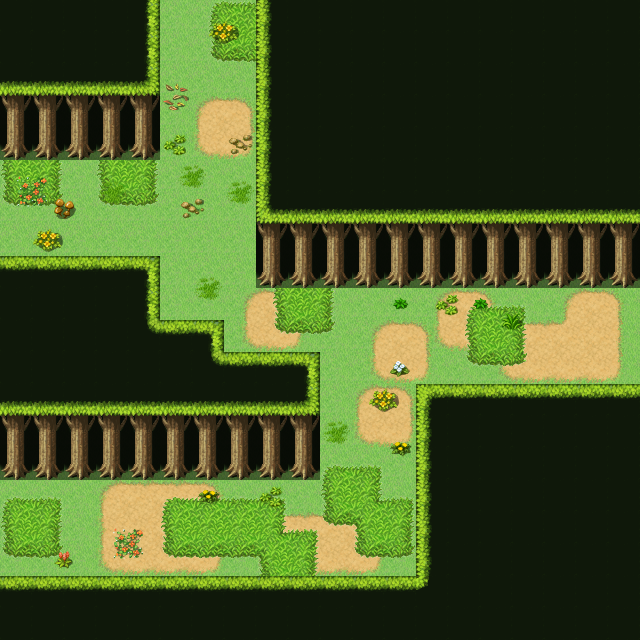

Below is a game level as drawn by its tile map, then a one-line description and the .tmx that defines it (tile-layer data replaced by summaries):
An orthogonal 40x40 tile map with 16x16 px tiles, 7 tile layers (under0 background, under1 ground, under2 grass, under3 stuff, ...), 2 hidden layers not drawn, 6 tilesets and 19 objects (2x ersin_forest_start, 2x ersin_forest_cave, 2x ersin_forest_waterfall, 2x invernia_town, step_grass, ...).

<map version="1.0" orientation="orthogonal" renderorder="right-down" width="40" height="40" tilewidth="16" tileheight="16" nextobjectid="26311">
 <tileset firstgid="1" name="ruleset" tilewidth="16" tileheight="16" tilecount="60" columns="10">
  <image source="tilesets/ruleset.png" width="160" height="96" />
 </tileset>
 <tileset firstgid="61" name="outside_a1" tilewidth="16" tileheight="16" tilecount="768" columns="32">
  <image source="tilesets/outside_a1.png" width="512" height="384" />
  <tile id="2">
   <animation>
    <frame tileid="2" duration="300" />
    <frame tileid="6" duration="300" />
    <frame tileid="10" duration="300" />
   </animation>
  </tile>
  <tile id="3">
   <animation>
    <frame tileid="3" duration="300" />
    <frame tileid="7" duration="300" />
    <frame tileid="11" duration="300" />
   </animation>
  </tile>
  <tile id="34">
   <animation>
    <frame tileid="34" duration="300" />
    <frame tileid="38" duration="300" />
    <frame tileid="42" duration="300" />
   </animation>
  </tile>
  <tile id="35">
   <animation>
    <frame tileid="35" duration="300" />
    <frame tileid="39" duration="300" />
    <frame tileid="43" duration="300" />
   </animation>
  </tile>
  <tile id="64">
   <animation>
    <frame tileid="64" duration="300" />
    <frame tileid="68" duration="300" />
    <frame tileid="72" duration="300" />
   </animation>
  </tile>
  <tile id="65">
   <animation>
    <frame tileid="65" duration="300" />
    <frame tileid="69" duration="300" />
    <frame tileid="73" duration="300" />
   </animation>
  </tile>
  <tile id="66">
   <animation>
    <frame tileid="66" duration="300" />
    <frame tileid="70" duration="300" />
    <frame tileid="74" duration="300" />
   </animation>
  </tile>
  <tile id="67">
   <animation>
    <frame tileid="67" duration="300" />
    <frame tileid="71" duration="300" />
    <frame tileid="75" duration="300" />
   </animation>
  </tile>
  <tile id="96">
   <animation>
    <frame tileid="96" duration="300" />
    <frame tileid="100" duration="300" />
    <frame tileid="104" duration="300" />
   </animation>
  </tile>
  <tile id="97">
   <animation>
    <frame tileid="97" duration="300" />
    <frame tileid="101" duration="300" />
    <frame tileid="105" duration="300" />
   </animation>
  </tile>
  <tile id="98">
   <animation>
    <frame tileid="98" duration="300" />
    <frame tileid="102" duration="300" />
    <frame tileid="106" duration="300" />
   </animation>
  </tile>
  <tile id="99">
   <animation>
    <frame tileid="99" duration="300" />
    <frame tileid="103" duration="300" />
    <frame tileid="107" duration="300" />
   </animation>
  </tile>
  <tile id="128">
   <animation>
    <frame tileid="128" duration="300" />
    <frame tileid="132" duration="300" />
    <frame tileid="136" duration="300" />
   </animation>
  </tile>
  <tile id="129">
   <animation>
    <frame tileid="129" duration="300" />
    <frame tileid="133" duration="300" />
    <frame tileid="137" duration="300" />
   </animation>
  </tile>
  <tile id="130">
   <animation>
    <frame tileid="130" duration="300" />
    <frame tileid="134" duration="300" />
    <frame tileid="138" duration="300" />
   </animation>
  </tile>
  <tile id="131">
   <animation>
    <frame tileid="131" duration="300" />
    <frame tileid="135" duration="300" />
    <frame tileid="139" duration="300" />
   </animation>
  </tile>
  <tile id="160">
   <animation>
    <frame tileid="160" duration="300" />
    <frame tileid="164" duration="300" />
    <frame tileid="168" duration="300" />
   </animation>
  </tile>
  <tile id="161">
   <animation>
    <frame tileid="161" duration="300" />
    <frame tileid="165" duration="300" />
    <frame tileid="169" duration="300" />
   </animation>
  </tile>
  <tile id="162">
   <animation>
    <frame tileid="162" duration="300" />
    <frame tileid="166" duration="300" />
    <frame tileid="170" duration="300" />
   </animation>
  </tile>
  <tile id="163">
   <animation>
    <frame tileid="163" duration="300" />
    <frame tileid="167" duration="300" />
    <frame tileid="171" duration="300" />
   </animation>
  </tile>
  <tile id="396">
   <animation>
    <frame tileid="396" duration="100" />
    <frame tileid="460" duration="100" />
    <frame tileid="524" duration="100" />
   </animation>
  </tile>
  <tile id="397">
   <animation>
    <frame tileid="397" duration="100" />
    <frame tileid="461" duration="100" />
    <frame tileid="525" duration="100" />
   </animation>
  </tile>
  <tile id="398">
   <animation>
    <frame tileid="398" duration="100" />
    <frame tileid="462" duration="100" />
    <frame tileid="526" duration="100" />
   </animation>
  </tile>
  <tile id="399">
   <animation>
    <frame tileid="399" duration="100" />
    <frame tileid="463" duration="100" />
    <frame tileid="527" duration="100" />
   </animation>
  </tile>
  <tile id="428">
   <animation>
    <frame tileid="428" duration="100" />
    <frame tileid="492" duration="100" />
    <frame tileid="556" duration="100" />
   </animation>
  </tile>
  <tile id="429">
   <animation>
    <frame tileid="429" duration="100" />
    <frame tileid="493" duration="100" />
    <frame tileid="557" duration="100" />
   </animation>
  </tile>
  <tile id="430">
   <animation>
    <frame tileid="430" duration="100" />
    <frame tileid="494" duration="100" />
    <frame tileid="558" duration="100" />
   </animation>
  </tile>
  <tile id="431">
   <animation>
    <frame tileid="431" duration="100" />
    <frame tileid="495" duration="100" />
    <frame tileid="559" duration="100" />
   </animation>
  </tile>
  <tile id="588">
   <animation>
    <frame tileid="588" duration="100" />
    <frame tileid="652" duration="100" />
    <frame tileid="716" duration="100" />
   </animation>
  </tile>
  <tile id="589">
   <animation>
    <frame tileid="589" duration="100" />
    <frame tileid="653" duration="100" />
    <frame tileid="717" duration="100" />
   </animation>
  </tile>
  <tile id="590">
   <animation>
    <frame tileid="590" duration="100" />
    <frame tileid="654" duration="100" />
    <frame tileid="718" duration="100" />
   </animation>
  </tile>
  <tile id="591">
   <animation>
    <frame tileid="591" duration="100" />
    <frame tileid="655" duration="100" />
    <frame tileid="719" duration="100" />
   </animation>
  </tile>
  <tile id="620">
   <animation>
    <frame tileid="620" duration="100" />
    <frame tileid="684" duration="100" />
    <frame tileid="748" duration="100" />
   </animation>
  </tile>
  <tile id="621">
   <animation>
    <frame tileid="621" duration="100" />
    <frame tileid="685" duration="100" />
    <frame tileid="749" duration="100" />
   </animation>
  </tile>
  <tile id="622">
   <animation>
    <frame tileid="622" duration="100" />
    <frame tileid="686" duration="100" />
    <frame tileid="750" duration="100" />
   </animation>
  </tile>
  <tile id="623">
   <animation>
    <frame tileid="623" duration="100" />
   </animation>
  </tile>
 </tileset>
 <tileset firstgid="829" name="outside_a2" tilewidth="16" tileheight="16" tilecount="768" columns="32">
  <image source="tilesets/outside_a2.png" width="512" height="384" />
  <terraintypes>
   <terrain name="sand" tile="101" />
   <terrain name="grass" tile="113" />
   <terrain name="stones" tile="105" />
  </terraintypes>
  <tile id="4" terrain=",,,0" />
  <tile id="5" terrain=",,0," />
  <tile id="6" terrain=",0,0,0" />
  <tile id="7" terrain="0,,0,0" />
  <tile id="8" terrain=",,,2" />
  <tile id="9" terrain=",,2," />
  <tile id="10" terrain=",2,2,2" />
  <tile id="11" terrain="2,,2,2" />
  <tile id="16" terrain=",,,1" />
  <tile id="17" terrain=",,1," />
  <tile id="18" terrain=",1,1,1" />
  <tile id="19" terrain="1,,1,1" />
  <tile id="36" terrain=",0,," />
  <tile id="37" terrain="0,,," />
  <tile id="38" terrain="0,0,,0" />
  <tile id="39" terrain="0,0,0," />
  <tile id="40" terrain=",2,," />
  <tile id="41" terrain="2,,," />
  <tile id="42" terrain="2,2,,2" />
  <tile id="43" terrain="2,2,2," />
  <tile id="48" terrain=",1,," />
  <tile id="49" terrain="1,,," />
  <tile id="50" terrain="1,1,,1" />
  <tile id="51" terrain="1,1,1," />
  <tile id="68" terrain=",,,0" />
  <tile id="69" terrain=",,0,0" />
  <tile id="70" terrain=",,0,0" />
  <tile id="71" terrain=",,0," />
  <tile id="72" terrain=",,,2" />
  <tile id="73" terrain=",,2,2" />
  <tile id="74" terrain=",,2,2" />
  <tile id="75" terrain=",,2," />
  <tile id="80" terrain=",,,1" />
  <tile id="81" terrain=",,1,1" />
  <tile id="82" terrain=",,1,1" />
  <tile id="83" terrain=",,1," />
  <tile id="100" terrain=",0,,0" />
  <tile id="101" terrain="0,0,0,0" />
  <tile id="102" terrain="0,0,0,0" />
  <tile id="103" terrain="0,,0," />
  <tile id="104" terrain=",2,,2" />
  <tile id="105" terrain="2,2,2,2" />
  <tile id="106" terrain="2,2,2,2" />
  <tile id="107" terrain="2,,2," />
  <tile id="112" terrain=",1,,1" />
  <tile id="113" terrain="1,1,1,1" />
  <tile id="114" terrain="1,1,1,1" />
  <tile id="115" terrain="1,,1," />
  <tile id="132" terrain=",0,,0" />
  <tile id="133" terrain="0,0,0,0" />
  <tile id="134" terrain="0,0,0,0" />
  <tile id="135" terrain="0,,0," />
  <tile id="136" terrain=",2,,2" />
  <tile id="137" terrain="2,2,2,2" />
  <tile id="138" terrain="2,2,2,2" />
  <tile id="139" terrain="2,,2," />
  <tile id="144" terrain=",1,,1" />
  <tile id="145" terrain="1,1,1,1" />
  <tile id="146" terrain="1,1,1,1" />
  <tile id="147" terrain="1,,1," />
  <tile id="164" terrain=",0,," />
  <tile id="165" terrain="0,0,," />
  <tile id="166" terrain="0,0,," />
  <tile id="167" terrain="0,,," />
  <tile id="168" terrain=",2,," />
  <tile id="169" terrain="2,2,," />
  <tile id="170" terrain="2,2,," />
  <tile id="171" terrain="2,,," />
  <tile id="176" terrain=",1,," />
  <tile id="177" terrain="1,1,," />
  <tile id="178" terrain="1,1,," />
  <tile id="179" terrain="1,,," />
 </tileset>
 <tileset firstgid="1597" name="outside_a4" tilewidth="16" tileheight="16" tilecount="960" columns="32">
  <image source="tilesets/outside_a4.png" width="512" height="480" />
  <terraintypes>
   <terrain name="tree" tile="853" />
   <terrain name="rock" tile="833" />
  </terraintypes>
  <tile id="640" terrain=",,,1" />
  <tile id="641" terrain=",,1," />
  <tile id="642" terrain=",1,1,1" />
  <tile id="643" terrain="1,,1,1" />
  <tile id="660" terrain=",,,0" />
  <tile id="661" terrain=",,0," />
  <tile id="662" terrain=",0,0,0" />
  <tile id="663" terrain="0,,0,0" />
  <tile id="672" terrain=",1,," />
  <tile id="673" terrain="1,,," />
  <tile id="674" terrain="1,1,,1" />
  <tile id="675" terrain="1,1,1," />
  <tile id="692" terrain=",0,," />
  <tile id="693" terrain="0,,," />
  <tile id="694" terrain="0,0,,0" />
  <tile id="695" terrain="0,0,0," />
  <tile id="704" terrain=",,,1" />
  <tile id="705" terrain=",,1,1" />
  <tile id="706" terrain=",,1,1" />
  <tile id="707" terrain=",,1," />
  <tile id="724" terrain=",,,0" />
  <tile id="725" terrain=",,0,0" />
  <tile id="726" terrain=",,0,0" />
  <tile id="727" terrain=",,0," />
  <tile id="736" terrain=",1,,1" />
  <tile id="737" terrain="1,1,1,1" />
  <tile id="738" terrain="1,1,1,1" />
  <tile id="739" terrain="1,,1," />
  <tile id="756" terrain=",0,,0" />
  <tile id="757" terrain="0,0,0,0" />
  <tile id="758" terrain="0,0,0,0" />
  <tile id="759" terrain="0,,0," />
  <tile id="768" terrain=",1,,1" />
  <tile id="769" terrain="1,1,1,1" />
  <tile id="770" terrain="1,1,1,1" />
  <tile id="771" terrain="1,,1," />
  <tile id="788" terrain=",0,,0" />
  <tile id="789" terrain="0,0,0,0" />
  <tile id="790" terrain="0,0,0,0" />
  <tile id="791" terrain="0,,0," />
  <tile id="800" terrain=",1,," />
  <tile id="801" terrain="1,1,," />
  <tile id="802" terrain="1,1,," />
  <tile id="803" terrain="1,,," />
  <tile id="820" terrain=",0,," />
  <tile id="821" terrain="0,0,," />
  <tile id="822" terrain="0,0,," />
  <tile id="823" terrain="0,,," />
 </tileset>
 <tileset firstgid="2557" name="outside_b" tilewidth="16" tileheight="16" tilecount="1024" columns="32">
  <image source="tilesets/outside_b.png" width="512" height="512" />
 </tileset>
 <tileset firstgid="3581" name="other2" tilewidth="16" tileheight="16" tilecount="768" columns="24">
  <image source="tilesets/other2.png" width="384" height="512" />
  <tile id="24">
   <animation>
    <frame tileid="24" duration="100" />
    <frame tileid="26" duration="100" />
    <frame tileid="28" duration="100" />
   </animation>
  </tile>
  <tile id="25">
   <animation>
    <frame tileid="25" duration="100" />
    <frame tileid="27" duration="100" />
    <frame tileid="29" duration="100" />
   </animation>
  </tile>
  <tile id="30">
   <animation>
    <frame tileid="30" duration="100" />
    <frame tileid="32" duration="100" />
    <frame tileid="34" duration="100" />
   </animation>
  </tile>
  <tile id="31">
   <animation>
    <frame tileid="31" duration="100" />
    <frame tileid="33" duration="100" />
    <frame tileid="35" duration="100" />
   </animation>
  </tile>
  <tile id="48">
   <animation>
    <frame tileid="48" duration="100" />
    <frame tileid="50" duration="100" />
    <frame tileid="52" duration="100" />
   </animation>
  </tile>
  <tile id="49">
   <animation>
    <frame tileid="49" duration="100" />
    <frame tileid="51" duration="100" />
    <frame tileid="53" duration="100" />
   </animation>
  </tile>
  <tile id="54">
   <animation>
    <frame tileid="54" duration="100" />
    <frame tileid="56" duration="100" />
    <frame tileid="58" duration="100" />
   </animation>
  </tile>
  <tile id="55">
   <animation>
    <frame tileid="55" duration="100" />
    <frame tileid="57" duration="100" />
    <frame tileid="59" duration="100" />
   </animation>
  </tile>
 </tileset>
 <layer name="under0 background" width="40" height="40">
  <data>[1600 cells, 1088 non-empty, 4 distinct tile ids]</data>
 </layer>
 <layer name="under1 ground" width="40" height="40">
  <data>[1600 cells, 512 non-empty, 21 distinct tile ids]</data>
 </layer>
 <layer name="under2 grass" width="40" height="40">
  <data>[1600 cells, 158 non-empty, 18 distinct tile ids]</data>
 </layer>
 <layer name="under3 stuff" width="40" height="40">
  <data>[1600 cells, 96 non-empty, 48 distinct tile ids]</data>
 </layer>
 <layer name="under4 trees" width="40" height="40">
  <data>[1600 cells, 216 non-empty, 8 distinct tile ids]</data>
 </layer>
 <layer name="over5 player" width="40" height="40">
  <data>[1600 cells, 0 non-empty, 0 distinct tile ids]</data>
 </layer>
 <layer name="over6 trees" width="40" height="40">
  <data>[1600 cells, 152 non-empty, 14 distinct tile ids]</data>
 </layer>
 <objectgroup name="portals">
  <object id="18537" name="ersin_forest_start" x="-16" y="144" width="16" height="128" />
  <object id="18555" name="ersin_forest_cave" x="160" y="-16" width="96" height="16" />
  <object id="18558" name="ersin_forest_waterfall" x="640" y="272" width="16" height="128" />
  <object id="18628" name="invernia_town" x="-16" y="464" width="16" height="128" />
 </objectgroup>
 <objectgroup name="start_pos">
  <object id="18536" name="ersin_forest_start" x="0" y="176" width="16" height="16" />
  <object id="18556" name="ersin_forest_cave" x="192" y="0" width="16" height="16" />
  <object id="18559" name="ersin_forest_waterfall" x="608" y="304" width="16" height="16" />
  <object id="18629" name="invernia_town" x="0" y="496" width="16" height="16" />
 </objectgroup>
 <objectgroup name="sounds" visible="0">
  <object id="18662" name="step_grass" x="0" y="0" width="640" height="640" />
 </objectgroup>
 <objectgroup name="low_blocker" visible="0" />
 <objectgroup name="high_blocker" visible="0">
  <object id="26275" x="0" y="0" width="160" height="144" />
  <object id="26297" x="0" y="368" width="320" height="96" />
  <object id="26298" x="256" y="0" width="384" height="272" />
  <object id="26300" x="0" y="272" width="144" height="96" />
  <object id="26301" x="144" y="336" width="64" height="32" />
  <object id="26302" x="432" y="400" width="208" height="240" />
  <object id="26304" x="0" y="592" width="432" height="48" />
 </objectgroup>
 <objectgroup name="objects">
  <object id="26305" name="sign1" type="1" x="224" y="256" width="32" height="32" />
  <object id="26309" name="person76" x="32" y="464" width="32" height="32" />
  <object id="26310" name="blocker" type="quest3" x="16" y="464" width="16" height="128" />
 </objectgroup>
 <objectgroup name="events" />
 <layer name="set" width="40" height="40" visible="0">
  <data>[1600 cells, 1600 non-empty, 2 distinct tile ids]</data>
 </layer>
 <layer name="set1" width="40" height="40" visible="0">
  <data>[1600 cells, 1600 non-empty, 1 distinct tile ids]</data>
 </layer>
</map>
